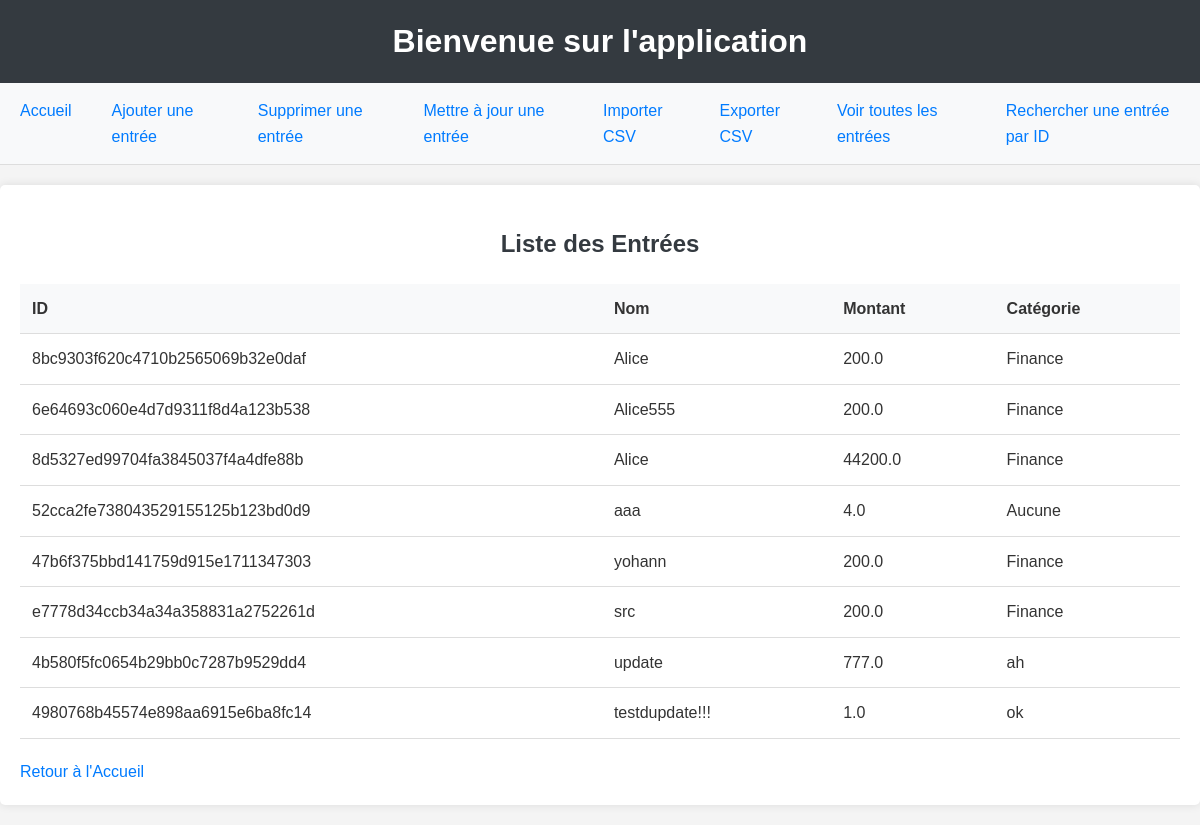
Page /all_entries on the earlier database version.
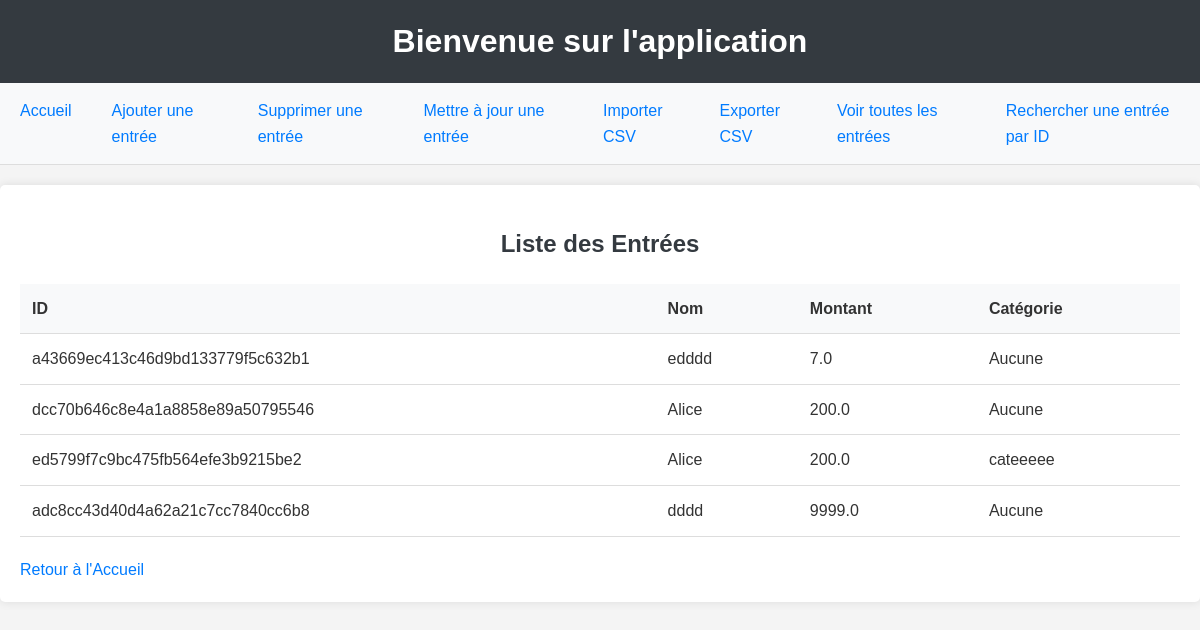
Same page on the later database version.
### tables this page shows
CREATE TABLE profile (
	id VARCHAR NOT NULL, 
	name VARCHAR, 
	amount FLOAT, 
	category VARCHAR, 
	PRIMARY KEY (id)
);

### src/archilog/views/web_ui.py (the view)
@web_ui_bp.route("/all_entries", methods=["GET"])
@auth.login_required(role="admin")  # Assurez-vous que l'utilisateur est un admin
def all_entries():
    try:
        entries = models.get_all_entries()  # Appel de la fonction pour récupérer toutes les entrées
        return render_template("all_entries.html", entries=entries)  # Passer les entrées au template
    except Exception as e:
        flash(f"Erreur lors de la récupération des entrées : {str(e)}", "danger")
        return redirect(url_for('web_ui.index'))  # Rediriger en cas d'erreur

### src/archilog/models.py (called while the page is built)
def get_all_entries() -> list[Entry]:
    with engine.connect() as conn:
        results = conn.execute(profile_table.select()).fetchall()
        return [Entry.from_db(*r) for r in results]

    @classmethod
    def from_db(cls, id: str, name: str, amount: float, category: str):
        return cls(uuid.UUID(id), name, amount, category)

### src/archilog/templates/all_entries.html (shortened to what this page needs)
{% extends "index.html" %}
{% block content %}
<h2>Liste des Entrées</h2>
<table class="table">
    <thead>
        <tr>
            <th>ID</th>
            <th>Nom</th>
            <th>Montant</th>
            <th>Catégorie</th>
        </tr>
    </thead>
    <tbody>
        {% for entry in entries %}
        <tr>
            <td>{{ entry.id.hex }}</td>
            <td>{{ entry.name }}</td>
            <td>{{ entry.amount }}</td>
            <td>{{ entry.category or 'Aucune' }}</td>
        </tr>
        {% endfor %}
    </tbody>
</table>
<a href="{{ url_for('web_ui.index') }}" class="btn btn-secondary">Retour à l'Accueil</a>
{% endblock %}

### src/archilog/templates/index.html (shortened to what this page needs)
<!DOCTYPE html>
<html lang="fr">
<head>
</head>
<body>
    <header>
        <h1>Bienvenue sur l'application</h1>
    </header>
    <nav>
        <ul>
            <li><a href="{{ url_for('web_ui.index') }}">Accueil</a></li>
            <li><a href="{{ url_for('web_ui.add_entry') }}">Ajouter une entrée</a></li>
            <li><a href="{{ url_for('web_ui.delete') }}">Supprimer une entrée</a></li>
            <li><a href="{{ url_for('web_ui.update') }}">Mettre à jour une entrée</a></li>
            <li><a href="{{ url_for('web_ui.import_csv') }}">Importer CSV</a></li>
            <li><a href="{{ url_for('web_ui.export_csv') }}">Exporter CSV</a></li>
            <li><a href="{{ url_for('web_ui.all_entries') }}">Voir toutes les entrées</a></li>
            <li><a href="{{ url_for('web_ui.entry_specifique') }}">Rechercher une entrée par ID</a></li>
        </ul>
    </nav>
    <main>
        {% block content %}{% endblock %}
    </main>
</body>
</html>

### src/archilog/templates/index.html (style rules this page uses)
body { font-family: Arial, sans-serif; line-height: 1.6; margin: 0; padding: 0; background-color: #f4f4f4; color: #333; }
header { background-color: #343a40; color: #fff; text-align: center; padding: 1rem; }
header h1 { margin: 0; }
nav { background-color: #f8f9fa; border-bottom: 1px solid #ddd; }
nav ul { list-style-type: none; margin: 0; padding: 0; display: flex; justify-content: center; }
nav li { margin: 0; }
nav a { display: block; padding: 15px 20px; text-decoration: none; color: #007bff; transition: background-color 0.3s; }
main { max-width: 1200px; margin: 20px auto; padding: 20px; background-color: #fff; box-shadow: 0 0 10px rgba(0, 0, 0, 0.1); border-radius: 5px; }
h2 { color: #343a40; text-align: center; margin-bottom: 20px; }
a { color: #007bff; text-decoration: none; }
table { width: 100%; border-collapse: collapse; margin-bottom: 20px; }
th, td { padding: 12px; text-align: left; border-bottom: 1px solid #ddd; }
th { background-color: #f8f9fa; font-weight: bold; }

Differences in the rows shown:
removed profile: id.hex "8bc9303f620c4710b2565069b32e0daf", name "Alice", amount "200.0", category "Finance"
removed profile: id.hex "6e64693c060e4d7d9311f8d4a123b538", name "Alice555", amount "200.0", category "Finance"
removed profile: id.hex "8d5327ed99704fa3845037f4a4dfe88b", name "Alice", amount "44200.0", category "Finance"
removed profile: id.hex "52cca2fe738043529155125b123bd0d9", name "aaa", amount "4.0", category "Aucune"
removed profile: id.hex "47b6f375bbd141759d915e1711347303", name "yohann", amount "200.0", category "Finance"
removed profile: id.hex "e7778d34ccb34a34a358831a2752261d", name "src", amount "200.0", category "Finance"
removed profile: id.hex "4b580f5fc0654b29bb0c7287b9529dd4", name "update", amount "777.0", category "ah"
removed profile: id.hex "4980768b45574e898aa6915e6ba8fc14", name "testdupdate!!!", amount "1.0", category "ok"
added profile: id.hex "a43669ec413c46d9bd133779f5c632b1", name "edddd", amount "7.0", category "Aucune"
added profile: id.hex "dcc70b646c8e4a1a8858e89a50795546", name "Alice", amount "200.0", category "Aucune"
added profile: id.hex "ed5799f7c9bc475fb564efe3b9215be2", name "Alice", amount "200.0", category "cateeeee"
added profile: id.hex "adc8cc43d40d4a62a21c7cc7840cc6b8", name "dddd", amount "9999.0", category "Aucune"
